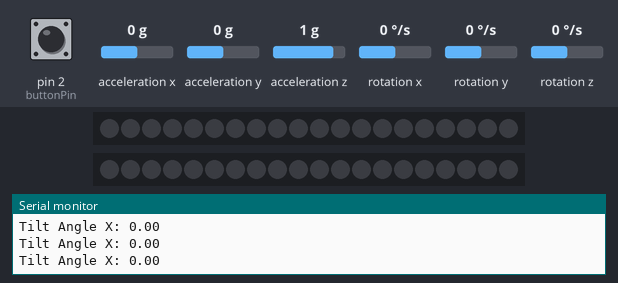
The sketch below on a simulated Arduino Uno, built with avr-gcc and run on an emulated ATmega328P. On the bench: 2 × 20 RGB LEDs in strip order, left to right, the last lines printed to the serial monitor. Wiring (inferred from the names in the program): MPU-6050 motion sensor at I2C address 0x68. Inputs (shaded band) come from the test bench; at power-on: acceleration y 0 g, acceleration z 1 g, pin 2 (buttonPin) HIGH, acceleration x 0 g, rotation x 0 °/s, rotation y 0 °/s, rotation z 0 °/s. Dim RGB values are drawn brighter than linear.

Above: at 6.7 s.
6.8 s: acceleration y set to -1.4 g
At 7.3 s:
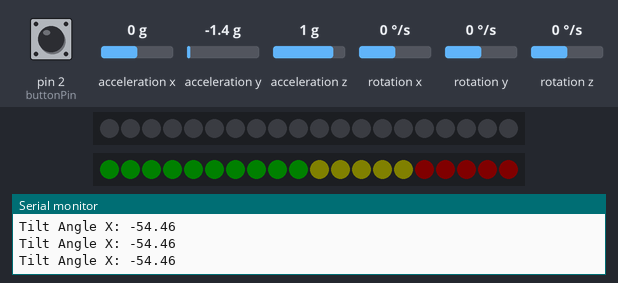
8.3 s: acceleration z set to 1.4 g
At 9.0 s:
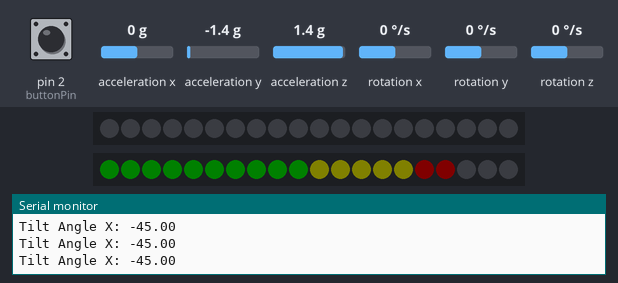
9.8 s: acceleration y set to -0.8 g
At 10.8 s:
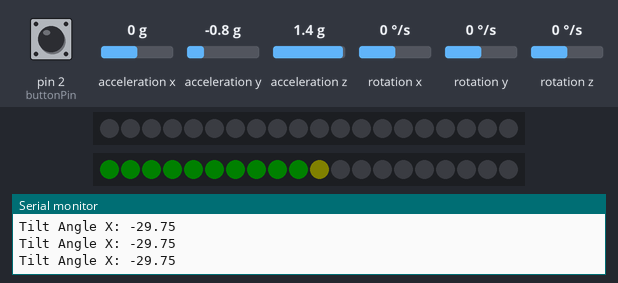
11.3 s: acceleration y set to 0.8 g
At 12.4 s:
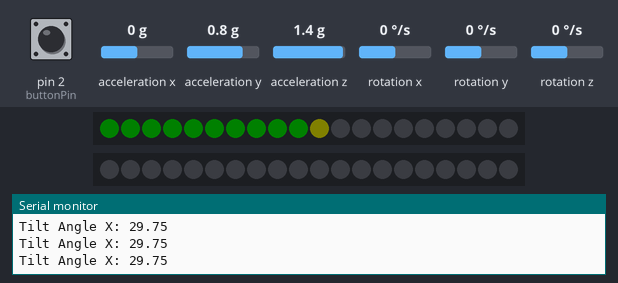
12.8 s: acceleration z set to -1.4 g
At 13.2 s:
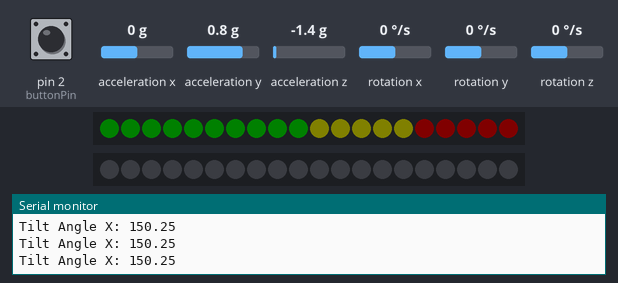
14.4 s: acceleration z set to 0.8 g
At 15.3 s:
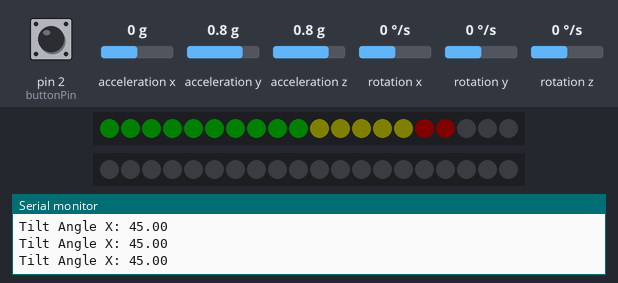
Timing chart, 0 to 16.9 s (numbered marks = the images above; inputs shaded):
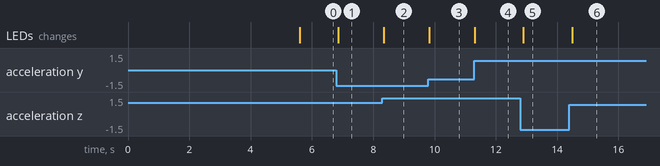

The sketch:

6.Sensor_2xLEDs_Button_2xLogic_Cal.ino
```cpp
#include <Wire.h>
#include <MPU6050.h>
#include <Adafruit_NeoPixel.h>

const int MPU_addr = 0x68;
MPU6050 mpu;

int16_t calibX, calibY, calibZ;

float initialTiltAngle = 0.0;

// Filter coefficients (adjust as needed)
const float alpha = 0.7;

// Define LED parameters for the first strip (connected to pin 6)
#define LED_PIN 8
#define NUM_LEDS 20
#define NUM_ACTIVE_LEDS 20
#define NORMAL_RIDE_LEDS 10
#define SPORT_RIDE_LEDS 5
Adafruit_NeoPixel strip = Adafruit_NeoPixel(NUM_LEDS, LED_PIN, NEO_GRB + NEO_KHZ800);

// Define LED parameters for the second strip (connected to pin 8)
#define LED_PIN_8 6

Adafruit_NeoPixel strip2 = Adafruit_NeoPixel(NUM_LEDS, LED_PIN_8, NEO_GRB + NEO_KHZ800);

// Function declarations
void controlLEDsPositive(float tiltAngleX);
void controlLEDsNegative(float tiltAngleX);
void updateLEDs(Adafruit_NeoPixel &strip, int activeLEDs, int red, int green, int blue);
void controlServiceModeLEDsPositive(float tiltAngleX);
void controlServiceModeLEDsNegative(float tiltAngleX);
void calibrateSensor();
void updateServiceModeLEDs(Adafruit_NeoPixel &strip, int activeLEDs, int red, int green, int blue);


// Define button parameters
const int buttonPin = 2;  // Change this to the pin connected to your button
int buttonState = 0;
int lastButtonState = 0;
unsigned long buttonPressStartTime = 0;
const int shortPressDuration = 500;  // Adjust as needed


// Define modes
enum OperatingMode {
  DrivingMode,
  ServiceMode
};

OperatingMode currentMode = DrivingMode;

void setup() {
  Serial.begin(9600);
  Wire.begin();
  mpu.initialize();

  Wire.beginTransmission(MPU_addr);
  Wire.write(0x6B);
  Wire.write(0);
  Wire.endTransmission(true);

  if (!mpu.testConnection()) {
    Serial.println("MPU6050 connection failed. Please check your connections.");
    while (1);
  }

  Serial.println("Calibrating...");
  calibrateSensor();
  Serial.println("Calibration Complete");

  strip.begin();
  strip.show();
  strip.setBrightness(5);

  strip2.begin();
  strip2.show();
  strip2.setBrightness(5);

  // Initialize button with internal pull-up resistor
  pinMode(buttonPin, INPUT_PULLUP);
}


void loop() {
  Wire.beginTransmission(MPU_addr);
  Wire.write(0x3B);
  Wire.endTransmission(false);

  // Check button state
  buttonState = digitalRead(buttonPin);

  // Check if the button is pressed to initiate recalibration
if (buttonState == LOW && lastButtonState == HIGH) {
  Serial.println("Button pressed. Recalibrating...");
  calibrateSensor();
  Serial.println("Recalibration Complete");
  delay(1000);  // Delay to debounce the button
}

// Check if the button is pressed to switch modes
if (buttonState == LOW && lastButtonState == HIGH) {
  if (currentMode == DrivingMode) {
    currentMode = ServiceMode;
    Serial.println("Switched to Service mode");
  } else {
    currentMode = DrivingMode;
    Serial.println("Switched to Driving mode");
  }
  delay(1000);  // Delay to debounce the button
}

lastButtonState = buttonState;

// Read sensor data
  int16_t ax, ay, az;
  mpu.getAcceleration(&ax, &ay, &az);

  // Apply filtering
  float filtered_ax = alpha * filtered_ax + (1 - alpha) * ax;
  float filtered_ay = alpha * filtered_ay + (1 - alpha) * ay;
  float filtered_az = alpha * filtered_az + (1 - alpha) * az;

  // Subtract initial angle to normalize readings
  float tiltAngleX = atan2(filtered_ay, filtered_az) * 180.0 / M_PI - initialTiltAngle;


  Serial.print("Tilt Angle X: ");
  Serial.print(tiltAngleX);


    if (currentMode == DrivingMode) {
    controlLEDsPositive(tiltAngleX);
    controlLEDsNegative(tiltAngleX);
  } else if (currentMode == ServiceMode) {
    controlServiceModeLEDsPositive(tiltAngleX);
    controlServiceModeLEDsNegative(tiltAngleX);
  }

  Serial.println();

  delay(100);
}


void calibrateSensor() {
  delay(2000);

  int numReadings = 300;
  calibX = calibY = calibZ = 0;

  // Capture initial angle
  int16_t initial_ax, initial_ay, initial_az;
  mpu.getAcceleration(&initial_ax, &initial_ay, &initial_az);
  initialTiltAngle = atan2(initial_ay, initial_az) * 180.0 / M_PI;

  for (int i = 0; i < numReadings; i++) {
    int16_t ax, ay, az;
    mpu.getAcceleration(&ax, &ay, &az);

    calibX += ax;
    calibY += ay;
    calibZ += az;

    delay(10);
  }

  calibX /= numReadings;
  calibY /= numReadings;
  calibZ /= numReadings;
}


void controlLEDsPositive(float tiltAngleX) {
  int activeLEDs = 0;

  if (tiltAngleX >= 0 && tiltAngleX <= 25) {
    //Normal ride
    activeLEDs = min(int(tiltAngleX / 2.5), NORMAL_RIDE_LEDS);
  }
  else if (tiltAngleX > 25 && tiltAngleX <= 39) {
    //Sport ride
    activeLEDs = min(int((tiltAngleX - 25) / 2.8), SPORT_RIDE_LEDS) + NORMAL_RIDE_LEDS;
  }
  else if (tiltAngleX > 39 && tiltAngleX <= 51) {
    //Near limit
    activeLEDs = min(int((tiltAngleX - 39) / 2.4), SPORT_RIDE_LEDS) + NORMAL_RIDE_LEDS + SPORT_RIDE_LEDS;
  }
  else if (tiltAngleX > 51) {
    //Crash imminent
    activeLEDs = NUM_ACTIVE_LEDS;
  }

  updateLEDs(strip, activeLEDs, 0, 255, 0);
}

void controlLEDsNegative(float tiltAngleX) {
  int activeLEDs = 0;

  if (tiltAngleX <= 0 && tiltAngleX >= -25) {
    //Normal ride
    activeLEDs = min(int((-tiltAngleX) / 2.5), NORMAL_RIDE_LEDS);
  }
  else if (tiltAngleX < -25 && tiltAngleX >= -39) {
    //Sport ride
    activeLEDs = min(int(((-tiltAngleX) - 25) / 2.8), SPORT_RIDE_LEDS) + NORMAL_RIDE_LEDS;
  }
  else if (tiltAngleX < -39 && tiltAngleX >= -51) {
    //Near limit
    activeLEDs = min(int(((-tiltAngleX) - 39) / 2.4), SPORT_RIDE_LEDS) + NORMAL_RIDE_LEDS + SPORT_RIDE_LEDS;
  }
  else if (tiltAngleX < -51) {
    //Crash imminent
    activeLEDs = NUM_ACTIVE_LEDS;
  }

  updateLEDs(strip2, activeLEDs, 0, 255, 0);  // Set color (green in this example) for strip2
}

void controlServiceModeLEDsPositive(float tiltAngleX) {
  int activeLEDs = 0;

  if (tiltAngleX >= 0 && tiltAngleX <= 5) {
    //Normal ride
    activeLEDs = min(int(tiltAngleX / 0.5), NORMAL_RIDE_LEDS);
  }
  else if (tiltAngleX > 5 && tiltAngleX <= 10) {
    //Sport ride
    activeLEDs = min(int((tiltAngleX - 5) / 1), SPORT_RIDE_LEDS) + NORMAL_RIDE_LEDS;
  }
  else if (tiltAngleX > 10 && tiltAngleX <= 15) {
    //Near limit
    activeLEDs = min(int((tiltAngleX - 10) /1), SPORT_RIDE_LEDS) + NORMAL_RIDE_LEDS + SPORT_RIDE_LEDS;
  }
  else if (tiltAngleX > 15) {
    //Crash imminent
    activeLEDs = NUM_ACTIVE_LEDS;
  }

  updateLEDs(strip, activeLEDs, 0, 255, 0);
}

void controlServiceModeLEDsNegative(float tiltAngleX) {
  int activeLEDs = 0;

  if (tiltAngleX <= 0 && tiltAngleX >= -5) {
    //Normal ride
    activeLEDs = min(int((-tiltAngleX) / 0.5), NORMAL_RIDE_LEDS);
  }
  else if (tiltAngleX < -5 && tiltAngleX >= -10) {
    //Sport ride
    activeLEDs = min(int(((-tiltAngleX) - 5) / 1), SPORT_RIDE_LEDS) + NORMAL_RIDE_LEDS;
  }
  else if (tiltAngleX < -10 && tiltAngleX >= -15) {
    //Near limit
    activeLEDs = min(int(((-tiltAngleX) - 10) /1), SPORT_RIDE_LEDS) + NORMAL_RIDE_LEDS + SPORT_RIDE_LEDS;
  }
  else if (tiltAngleX < -15) {
    //Crash imminent
    activeLEDs = NUM_ACTIVE_LEDS;
  }

  updateLEDs(strip2, activeLEDs, 0, 255, 0);  // Set color (green in this example) for strip2
}

void updateLEDs(Adafruit_NeoPixel &strip, int activeLEDs, int red, int green, int blue) {
  for (int i = 0; i < NUM_LEDS; i++) {
    strip.setPixelColor(i, strip.Color(0, 0, 0));
  }

  if (activeLEDs > 0) {
    for (int i = 0; i < activeLEDs; i++) {
      if (i < NORMAL_RIDE_LEDS) {
        strip.setPixelColor(i, strip.Color(0, 255, 0));
      } else if (i < NORMAL_RIDE_LEDS + SPORT_RIDE_LEDS) {
        strip.setPixelColor(i, strip.Color(255, 255, 0));
      } else {
        strip.setPixelColor(i, strip.Color(255, 0, 0));
      }
    }
  }

  strip.show();
}
```

Measured:
- after the input at 6.8 s, the LEDs: change after 0.07 s (image 1)
- after the input at 8.3 s, the LEDs: change after 0.05 s (image 2)
- after the input at 9.8 s, the LEDs: change at once (image 3)
- after the input at 11.3 s, the LEDs: change at once (image 4)
- after the input at 12.8 s, the LEDs: change after 0.10 s (image 5)
- after the input at 14.4 s, the LEDs: change after 0.09 s (image 6)
